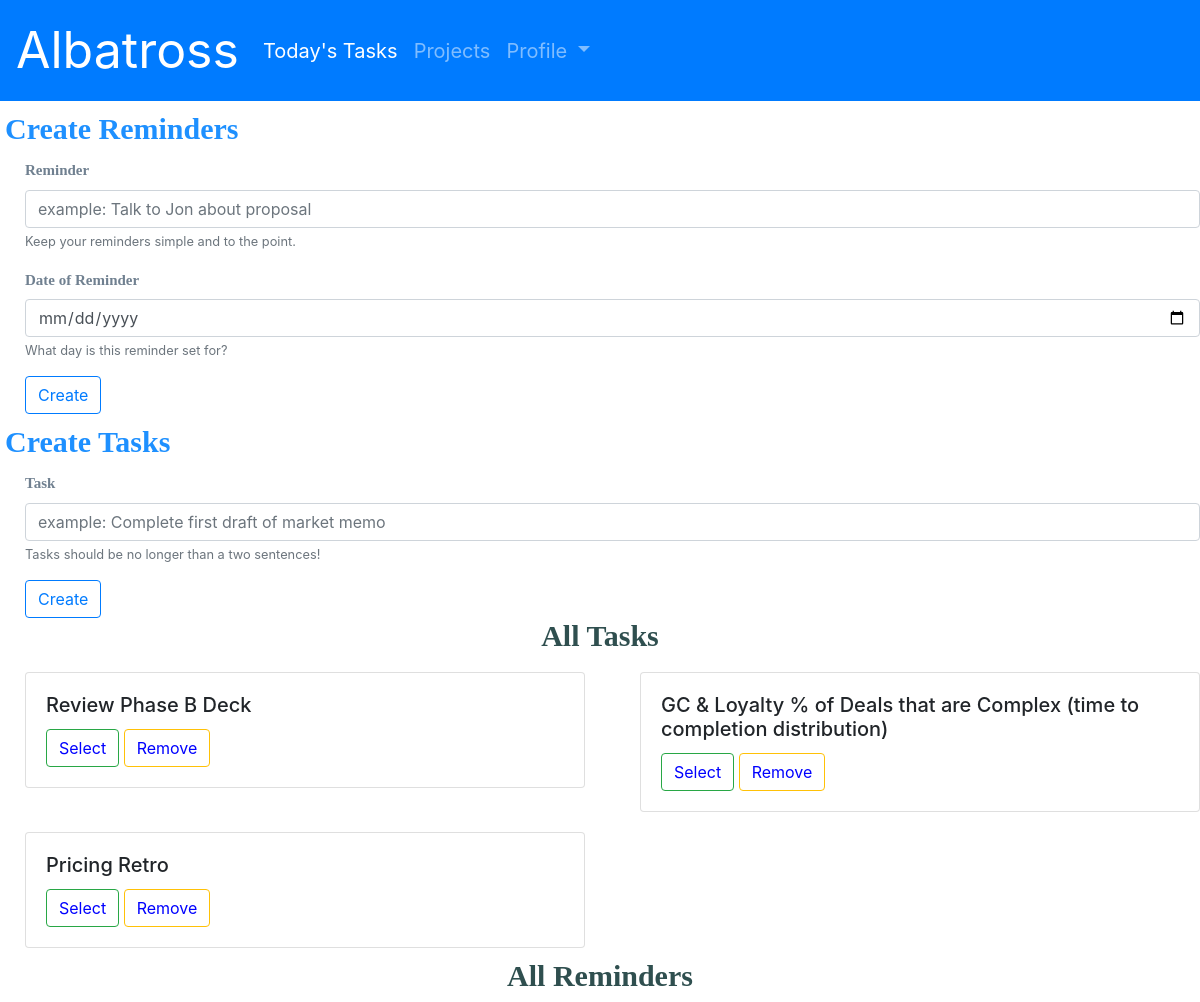
Screenshot of /project/28 (signed in) with the database file from the repository.
### tasks/models.py (models this page shows)
class Task(models.Model):
    owner = models.ForeignKey("User", on_delete=models.CASCADE, related_name="task_owner")
    project = models.ForeignKey("Project", on_delete=models.CASCADE, null=True)
    description = models.TextField()
    selected = models.BooleanField(default=False)
    completion_time = models.TextField(default=0)
    completion_date = models.DateField(null=True)
    current_task_time = models.TextField(default=0)

### tasks/views.py (the view)
# urls.py: path("project/<int:project_id>", views.project_view, name="project"),
@login_required
def project_view(request, project_id):
    try:
        project = Project.objects.get(pk=project_id)
        tasks = Task.objects.filter(project=project_id,owner=request.user, completion_date__isnull=True, selected=False)
        reminders = Reminder.objects.filter(project=project_id,owner=request.user, completion_date__isnull=True)
        return render(request, "tasks/project_assigned.html",{
            "project": project,
            "tasks": tasks,
            "reminders": reminders
        })
    except Project.DoesNotExist:
        tasks = Task.objects.filter(owner=request.user, project__isnull=True, completion_date__isnull=True, selected=False)
        reminders = Reminder.objects.filter(owner=request.user, project__isnull=True, completion_date__isnull=True)
        return render(request, "tasks/no_project_assigned.html",{
            "tasks": tasks,
            "reminders": reminders
        })

### tasks/templates/tasks/project_assigned.html (shortened to what this page needs)
{% extends "tasks/layout.html" %}
{% load static %}
{% block body %}
    <h2 class="h2-title">Create Reminders</h2>
    <form action="{% url 'create' %}" method="post">
            <div class="form-group form-group-margin">
                <label class="form-label">Reminder</label>
                <input type="text" class="form-control" placeholder="example: Talk to Jon about proposal" name="content">
                <small id="emailHelp" class="form-text text-muted">Keep your reminders simple and to the point.</small>
            </div>
            <div class="form-group form-group-margin">
                <label class="form-label">Date of Reminder</label>
                <input type="date" class="form-control" max="3000-12-31" min="1000-01-01" name="reminder_date">
                <small id="emailHelp" class="form-text text-muted">What day is this reminder set for?</small>
            </div>
            <button type="submit" class="btn btn-outline-primary form-button">Create</button>
    </form>
    <h2 class="h2-title">Create Tasks</h2>
    <form action="{% url 'create' %}" method="post">
            <div class="form-group form-group-margin">
                <label class="form-label">Task</label>
                <input type="text" class="form-control" placeholder="example: Complete first draft of market memo" name="content">
                <small id="emailHelp" class="form-text text-muted">Tasks should be no longer than a two sentences!</small>
            </div>
            <button type="submit" class="btn btn-outline-primary form-button">Create</button>
    </form>
    <h2 class="h2-center">All Tasks</h2>
    <div class="row">
        {% for task in tasks %}
        <div class="col-sm-6">
            <div class="card card-margin" data-task="{{ task.id }}">
                <div class="card-body">
                    <h5 class="card-title">{{ task.description }}</h5>
                    <button class="select btn btn-outline-success" data-task="{{ task.id }}">Select</button>
                    <button class="remove btn btn-outline-warning" data-task="{{ task.id }}">Remove</button>
                </div>
            </div>
        </div>
        {% endfor %}
    </div>
    <h2 class="h2-center">All Reminders</h2>
{% endblock %}

### tasks/static/tasks/styles.css (style rules this page uses)
.remove { color:blue; }
.select { color:blue; }
.form-label { color: #708090; font-weight: bold; font-size: 15px; font-family: Verdana; }
.form-group-margin { margin-left: 25px; }
.h2-title { color: #1E90FF; font-weight: bold; font-size: 30px; font-family: Verdana; margin-left: 5px; margin-top: 10px; margin-bottom: 10px; }
.h2-center { color: #2F4F4F; font-weight: bold; font-size: 30px; font-family: Verdana; display: flex; flex-direction: column; justify-content: center; text-align: center; }
.form-button { margin-left: 25px; }
.card-margin { margin-left: 25px; margin-top: 10px; margin-bottom: 10px; }

### rows the page displays
Task: description "Review Phase B Deck"
Task: description "GC & Loyalty % of Deals that are Complex (time to completion distribution)"
Task: description "Pricing Retro"
